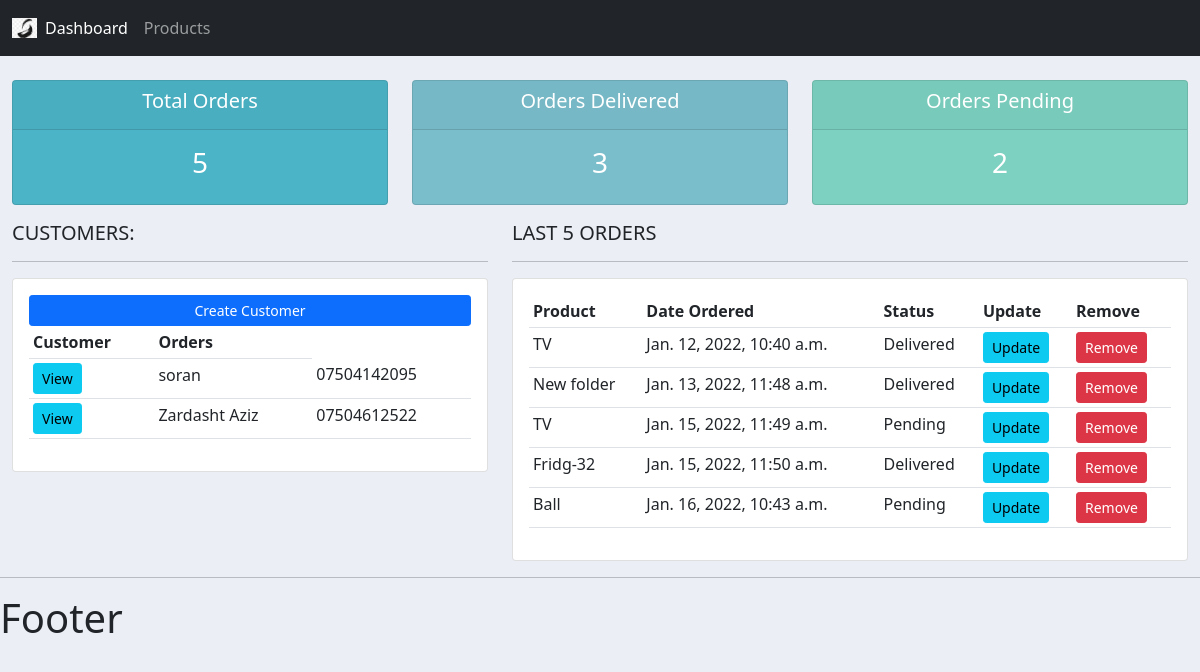
Before: / with the older database file.
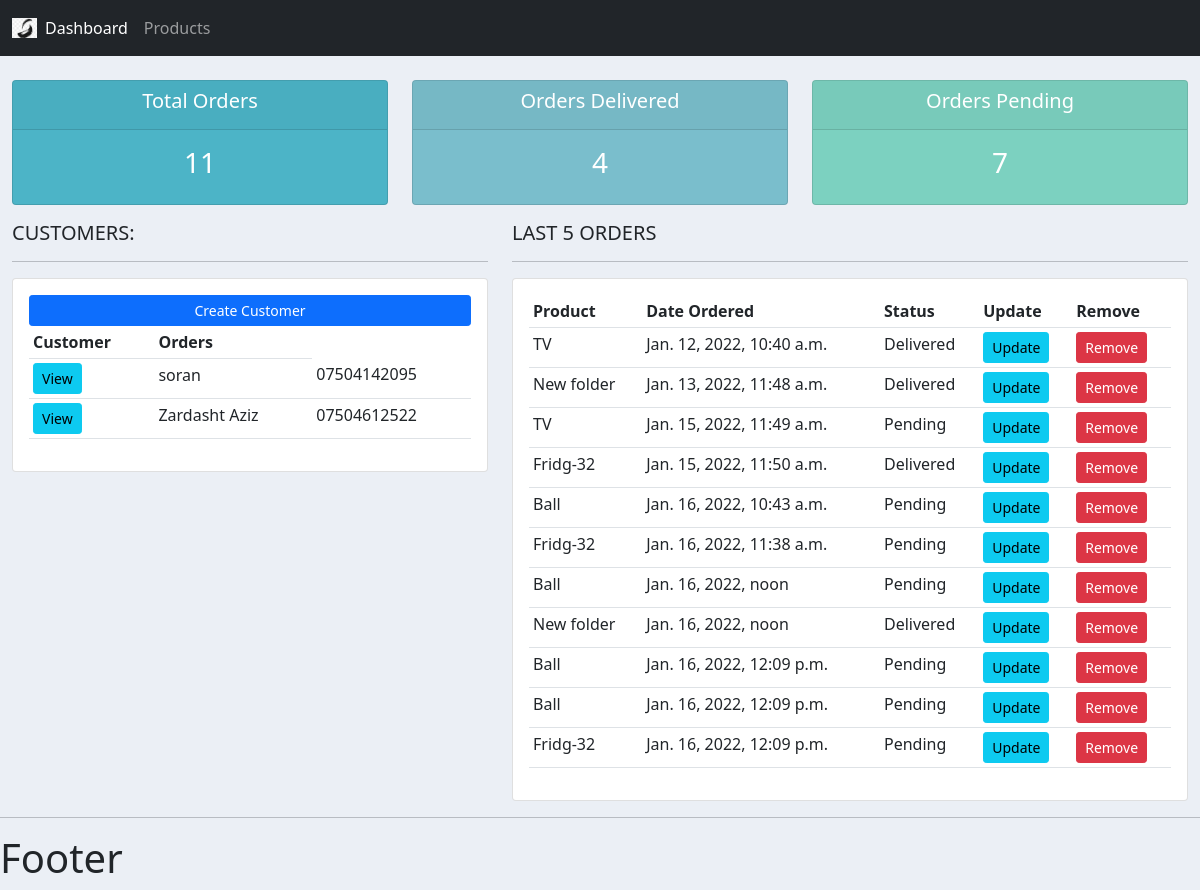
After: the same page with the newer database file.
### accounts/models.py (models this page shows, shortened)
class Customer(models.Model):
    name = models.CharField(max_length=200, null=True)
    phone = models.CharField(max_length=200, null=True)
    email = models.CharField(max_length=200, null=True)
    date_crated = models.DateTimeField(auto_now_add=True, null=True)

class Order(models.Model):
    STATUS = (
        ('Pending', 'Pending'),
        ('Out for delivery', 'Out for delivery'),
        ('Delivered', 'Delivered')
    )
    customer = models.ForeignKey(Customer, null=True, on_delete=models.SET_NULL)
    product = models.ForeignKey(Product, null=True, on_delete=models.SET_NULL)
    date_created = models.DateTimeField(auto_now_add=True, null=True)
    status = models.CharField(max_length=200, null=True, choices=STATUS)

class Product(models.Model):
    CATEGORY = (
        ('Indoor', 'Indoor'),
        ('Out Door', 'Out Door'),
        )
    name = models.CharField(max_length=200, null=True)
    price = models.FloatField(null=True)
    category = models.CharField(max_length=200, null=True,choices=CATEGORY)
    description = models.CharField(max_length=200, null=True,blank=True)
    date_created = models.DateTimeField(auto_now_add=True, null=True)
    tags = models.ManyToManyField(Tag)
    def __str__(self):
        return self.name

### accounts/views.py (the view)
# urls.py: 2. Add a URL to urlpatterns:  path('', views.home, name='home')
def home(request):
    orders = Order.objects.all()
    customers = Customer.objects.all()
    total_customers = customers.count()
    total_orders = orders.count()
    delivered = orders.filter(status='Delivered').count()
    pending = orders.filter(status='Pending').count()
    context = {'orders': orders, 'customers': customers,
               'total_orders': total_orders, 'delivered': delivered, 'pending': pending}
    return render(request, 'accounts/dashboard.html',context)

### accounts/templates/accounts/dashboard.html
{% extends 'accounts/main.html' %}
{% block content %}
    {% include 'accounts/status.html' %}
    <div class="row">
        <div class="col-md-5">
            <h5>CUSTOMERS:</h5>
            <hr>
            <div class="card card-body">
                <a class="btn btn-primary  btn-sm btn-block" href="">Create Customer</a>
                <table class="table table-sm">
                    <tr>
                        <th>Customer</th>
                        <th>Orders</th>
                    </tr>
                    {% for customer in customers %}
                        <tr>
                            <td><a class="btn btn-sm btn-info" href="{% url 'customer' customer.id %}">View</a></td>
                            <td> {{ customer.name }}</td>
                            <td> {{ customer.phone }}</td>
                        </tr>
                    {% endfor %}
                </table>
            </div>
        </div>
        <div class="col-md-7">
            <h5>LAST 5 ORDERS</h5>
            <hr>
            <div class="card card-body">
                <table class="table table-sm">
                    <tr>
                        <th>Product</th>
                        <th>Date Ordered</th>
                        <th>Status</th>
                        <th>Update</th>
                        <th>Remove</th>
                    </tr>
                    {% for order in orders %}
                        <tr>
                            <td> {{ order.product }}</td>
                            <td> {{ order.date_created }}</td>
                            <td> {{ order.status }}</td>
                            <td><a class="btn btn-sm btn-info" href="{% url 'update_order' order.id %}">Update</a></td>
                            <td><a class="btn btn-sm btn-danger" href="{% url 'delete_order' order.id %}">Remove</a></td>
                        </tr>
                    {% endfor %}
                </table>
            </div>
        </div>
    </div>
{% endblock %}

### accounts/templates/accounts/main.html (shortened to what this page needs)
{% load static %}
<!doctype html>
<html lang="en">
<head>
    <link href="https://cdn.jsdelivr.net/npm/bootstrap@5.1.3/dist/css/bootstrap.min.css" rel="stylesheet"
>
    <link rel="stylesheet" type="text/css" href="{% static '/css/main.css' %}">
</head>
<body>
{% include 'accounts/navbar.html' %}
<div class="container-fluid">
{% block content %}
{% endblock %}
</div>
<hr>
<h1> Footer </h1>
</body>
</html>

### accounts/templates/accounts/navbar.html (shortened to what this page needs)
{% load static %}
<nav class="navbar navbar-expand-lg navbar-dark bg-dark">
  <div class="container-fluid">
    <img src="{% static 'images/logo-png.png' %}" width="25px">
    <div class="collapse navbar-collapse" id="navbarNavAltMarkup">
        <div class="navbar-nav">
            <a class="nav-link active" href="{% url 'home' %}">Dashboard</a>
            <a class="nav-link" href="{% url 'products' %}">Products</a>
        </div>
    </div>
  </div>
</nav>

### accounts/templates/accounts/status.html
<br>
<div class="row">
	<div class="col">
		<div class="col-md">
			<div class="card text-center text-white  mb-3" id="total-orders">
			  	<div class="card-header">
			  		<h5 class="card-title">Total Orders</h5>
			  	</div>
			  	<div class="card-body">
			    	<h3 class="card-title">{{ total_orders }}</h3>
			  	</div>
			</div>
		</div>
	</div>
	<div class="col">
		<div class="col-md">
			<div class="card text-center text-white  mb-3" id="orders-delivered">
			  	<div class="card-header">
			  		<h5 class="card-title">Orders Delivered</h5>
			  	</div>
			  	<div class="card-body">
			    	<h3 class="card-title">{{ delivered }}</h3>
			  	</div>
			</div>
		</div>
	</div>
	<div class="col">
		<div class="col-md">
			<div class="card text-center text-white  mb-3" id="orders-pending">
			  	<div class="card-header">
			  		<h5 class="card-title">Orders Pending</h5>
			  	</div>
			  	<div class="card-body">
			    	<h3 class="card-title">{{ pending }}</h3>
			  	</div>
			</div>
		</div>
	</div>
</div>

### static/css/main.css (style rules this page uses)
body { background-color: #ebeff5; }
#total-orders { background-color: #4cb4c7; }
#orders-delivered { background-color: #7abecc; }
#orders-pending { background-color: #7CD1C0; }

Changed rows visible on the page:
added Order: product "Fridg-32", date_created "Jan. 16, 2022, 11:38 a.m.", status "Pending"
added Order: product "Ball", date_created "Jan. 16, 2022, noon", status "Pending"
added Order: product "New folder", date_created "Jan. 16, 2022, noon", status "Delivered"
added Order: product "Ball", date_created "Jan. 16, 2022, 12:09 p.m.", status "Pending"
added Order: product "Ball", date_created "Jan. 16, 2022, 12:09 p.m.", status "Pending"
added Order: product "Fridg-32", date_created "Jan. 16, 2022, 12:09 p.m.", status "Pending"
Other visible differences:
{{ total_orders }}: "5" → "11"
{{ delivered }}: "3" → "4"
{{ pending }}: "2" → "7"
